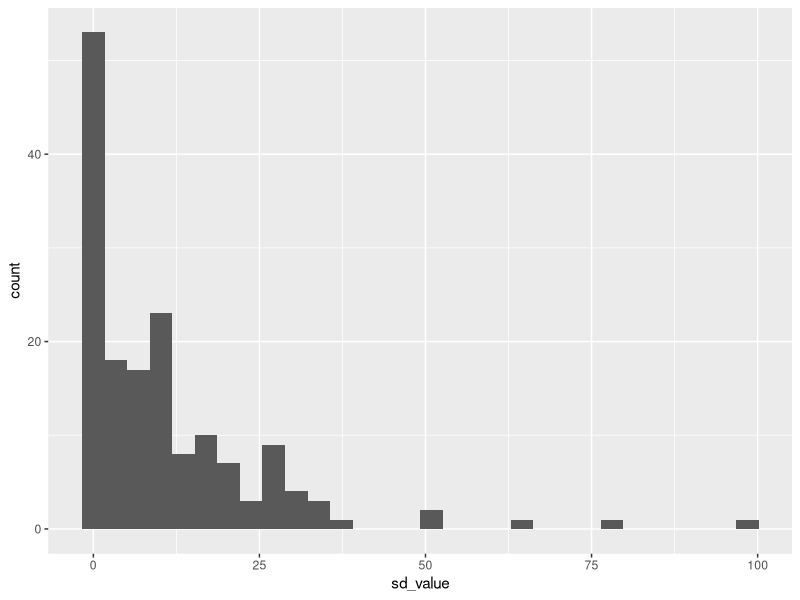

Reproduce this figure in R. (Note: this script raises an error after producing the figure.)

setwd('E:/Attention_discounting/experiment_2')

library('tidyverse')
library('lme4')

df_time_valid <- read.csv('valid_sequence_data.csv')


df_choice_vary <- df_time_valid %>% 
  select(worker_id,value_surplus) %>%
  mutate(total_money = value_surplus == 60) %>%
  group_by(worker_id) %>% 
  summarize(sum_total_money = sum(total_money),
            sd_value = sd(value_surplus)) 

df_choice_vary <-dplyr::select(df_time_valid, worker_id, value_surplus) %>%
  dplyr::mutate(total_money = value_surplus == 60) %>%
  dplyr::group_by(worker_id) %>% 
  dplyr::summarize(sum_total_money = sum(total_money),
                   sd_value = sd(value_surplus)) 

id_list <- df_choice_vary[df_choice_vary$sd_value > 0,]$worker_id

id_list <- df_choice_vary[df_choice_vary$sum_total_money < 14,]$worker_id

df_time_valid <- df_time_valid[df_time_valid$worker_id %in% id_list,]

df_filtered <- df_time_valid[(df_time_valid$value_surplus > 0)&
                               (df_time_valid$value_surplus < 60),]


df_filtered <- df_time_valid[(df_time_valid$value_surplus > sort(df_time_valid$value_surplus)[6])&
                               (df_time_valid$value_surplus < sort(df_time_valid$value_surplus,decreasing = TRUE)[6]),]

model <- lm(value_surplus ~ front_amount:seq_length + factor(worker_id), 
              data = df_filtered)


summary(model)

confint(model)

ggplot(data=df_choice_vary)+
  geom_histogram(aes(x=sd_value))
  


library('MASS')


model <- rlm(value_surplus ~ front_amount:seq_length:factor(label) + factor(worker_id), 
            data = df_time_label, maxit=100)

summary(model)

confint.default(model)

sort(df_time_valid$value_surplus,decreasing=T)[1:15]
sort(df_time_valid$value_surplus)[1:15]

12 / nrow(df_time_valid)








setwd('D:/attention/attention_discount_project/experiment_2')

df_time_label <- read.csv('labeled_result.csv')

df_label_filtered <- df_time_label[(df_time_label$value_surplus > sort(df_time_label$value_surplus)[6])&
                               (df_time_label$value_surplus < sort(df_time_label$value_surplus,decreasing = TRUE)[6]),]


model <- lm(value_surplus ~ front_amount:seq_length:factor(label) + factor(worker_id), 
            data = df_label_filtered)


summary(model)

confint(model)

# front-end amount increases by 100, average value of back-end amount decrease
# 1.5 - 2.8 when delay = 12 months
# 1.2 - 2.5 when delay = 6 months



